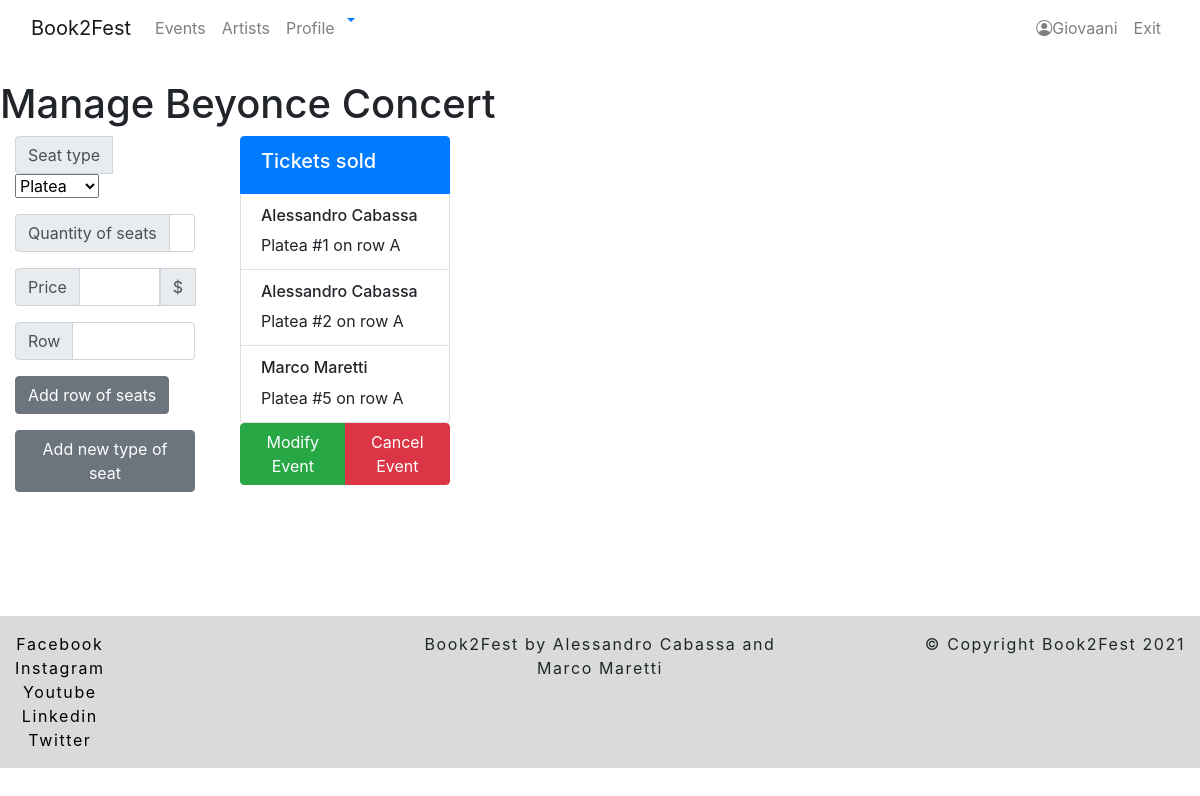
The app's page /book2fest/event/4/manage-seat (signed in), older data.
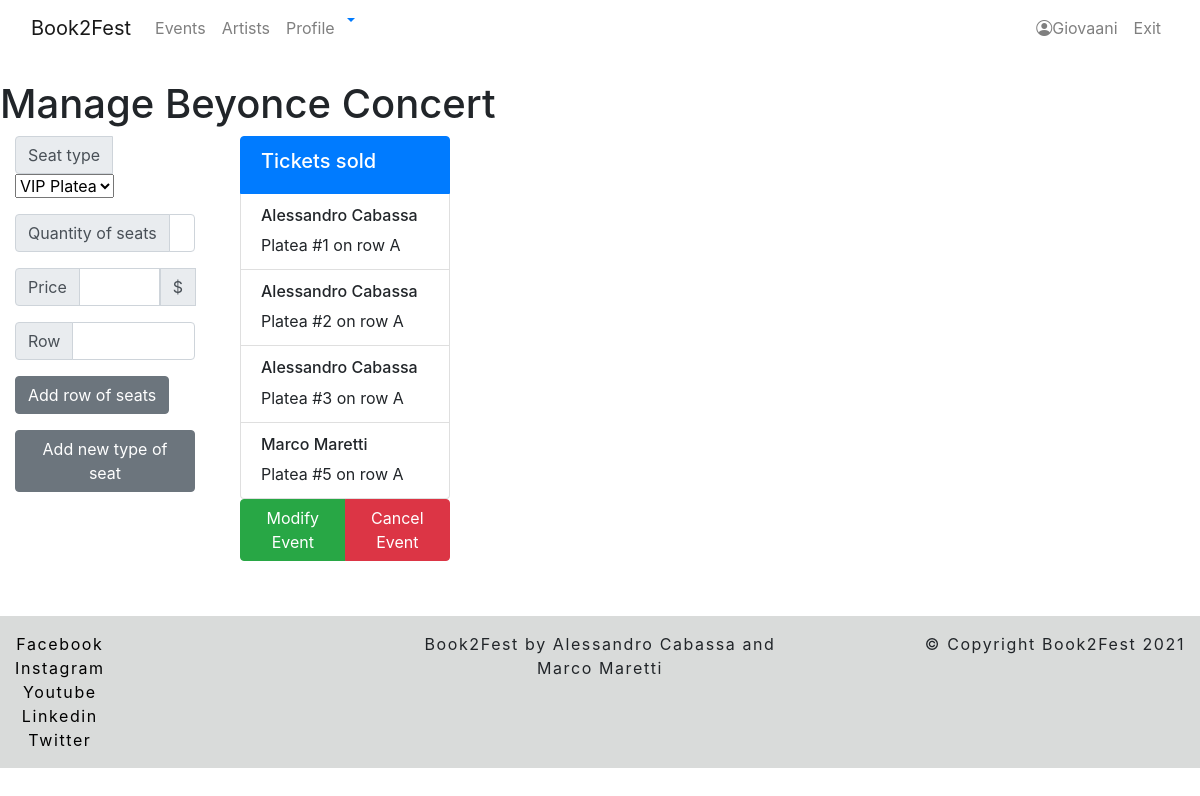
The same page, newer data.
### book2fest/models.py (models this page shows, shortened)
class Ticket(models.Model):
    seat = models.OneToOneField(Seat, related_name='ticket_seat', on_delete=models.CASCADE)
    user = models.ForeignKey(UserProfile, related_name="ticket_user", on_delete=models.CASCADE)
    delivery = models.ForeignKey(Delivery, related_name='ticket_delivery', on_delete=models.CASCADE)

class UserProfile(models.Model):
    user = models.OneToOneField(User, related_name='user_profile', on_delete=models.CASCADE)

class Seat(models.Model):   #TODO: i seats servono per tutti gli eventi?
    event = models.ForeignKey(EventProfile, related_name='seat_event', on_delete=models.CASCADE)
    name = models.CharField(max_length=32)
    row = models.CharField(max_length=1, blank=True)
    number = models.CharField(max_length=4, blank=True)
    price = models.FloatField()
    available = models.BooleanField(default=True)
    seat_type = models.ForeignKey(SeatType, related_name='seat_type', on_delete=models.CASCADE)

class SeatType(models.Model):
    name = models.CharField(max_length=32)

### book2fest/views.py (the view, shortened to what this page needs)
# urls.py: path('event/<int:pk>/manage-seat', ManageSeat.as_view(), name='manage-seat' ),
class ManageSeat(LoginRequiredMixin, OrganizerRequiredMixin, View):
    event_profile = None
    event_id = None
    def dispatch(self, request, *args, **kwargs):
        self.event_id = kwargs.get('pk')
        try:
            self.event_profile = EventProfile.objects.get(pk=self.event_id)
        except ObjectDoesNotExist:
            return redirect('homepage')  # TODO redirect to another page maybe
        return super(ManageSeat, self).dispatch(request, *args, **kwargs)
    def get(self, request, **kwargs):
        if self.profile == self.event_profile.user:
            seat_types = SeatType.objects.all()
            event_seats = Seat.objects.all().filter(event=self.event_profile)
            event_tickets = Ticket.objects.all().filter(seat__in=event_seats).order_by('seat__row','seat__number')
            context = {'event': self.event_profile, 'seat_types': seat_types, 'tickets':event_tickets}
            return render(request, 'book2fest/seat/create.html', context)
        else:
            return redirect('homepage') #TODO redirect to another page maybe

### book2fest/mixin.py (called while the page is built)
    def dispatch(self, request, *args, **kwargs):
        try:
            self.profile = OrganizerProfile.objects.get(user=request.user)
            return super().dispatch(request, *args, **kwargs)
        except ObjectDoesNotExist:
            messages.error(request, "You have no authorization to access this page." )
            return redirect('book2fest:user-profile')

### book2fest/templates/book2fest/seat/create.html (shortened to what the changed rows need)
{% extends 'base.html' %}
{% load crispy_forms_tags %}
{% block content %}
    <h1>Manage {{event.event_name}}</h1>
    {% if event.cancelled %}
        <h6> Event got cancelled </h6>
    {% else %}
        <main class="content">
            <div class="row row-cols-12 justify-content-center" style="width: 30rem;">
                <div class="col-6">
                    <form action="{% url 'book2fest:manage-seat' event.pk %}" method="POST" enctype="multipart/form-data">
                        <div class="col">
                            <div class="input-group mb-3">
                                <div class="input-group-prepend">
                                    <span class="input-group-text">Seat type</span>
                                </div>
                                <select class="form-select" name="seat_type" id="seat_type" aria-label="Default select example">
                                    {% for type in seat_types %}
                                        <option value="{{type.pk}}" selected> {{type.name}}</option>
                                    {% endfor %}
                                </select>
                            </div>
                            <div class="input-group mb-3">
                                <div class="input-group-prepend">
                                    <span class="input-group-text">Quantity of seats</span>
                                </div>
                                <input type="text" name="quantity"  class="form-control" id="quantity" value="" required>
                            </div>
                            <div class="input-group mb-3">
                                <div class="input-group-prepend">
                                    <span class="input-group-text">Price</span>
                                </div>
                                <input type="text" name="price" id="'price" class="form-control" aria-label="Amount (to the nearest dollar)" required>
                                <div class="input-group-prepend">
                                    <span class="input-group-text">$</span>
                                </div>
                            </div>
                            <div class="input-group mb-3">
                                <div class="input-group-prepend">
                                    <span class="input-group-text">Row</span>
                                </div>
                                <input type="text" name="row" id="row" class="form-control" aria-label="Amount (to the nearest dollar)" required>
                            </div>
                            <div class="input-group mb-3">
                                <button type="submit" class="btn btn-secondary">Add row of seats</button>
                            </div>
                        </div>
                    </form>
                    <div class="col">
                        <div class="input-group mb-3">
                            <a href="{% url 'book2fest:seat-type-create' %}" class="btn btn-secondary">Add new type of seat</a>
                        </div>
                    </div>
                </div>
                <div class="col-6" style="height: 30rem; overflow: scroll">
                    <ol class="list-group list-group-numbered" >
                        <li class="list-group-item d-flex justify-content-between align-items-start active">
                            <div class="ms-2 me-auto">
                                <div class="fw-bold"><h5>Tickets sold</h5></div>
                            </div>
                        </li>
                        {% for ticket in tickets %}
                            <li class="list-group-item d-flex justify-content-between align-items-start">
                                <div class="ms-2 me-auto">
                                    <div class="fw-bold"><h6>{{ ticket.user.user.first_name }} {{ ticket.user.user.last_name }}</h6></div>
                                    {{ ticket.seat.seat_type.name }} #{{ ticket.seat.number}} on row {{ ticket.seat.row }}
                                </div>
                            </li>
                        {% endfor %}
                    </ol>
                    <div class="btn-group">
                        <a href="{% url 'book2fest:event-update' event.pk %}" class="btn btn-success" aria-current="page">Modify Event</a>
                        <a href="{% url 'book2fest:event-cancel'  event.pk %}" class="btn btn-danger">Cancel Event </a>
                    </div>
                </div>
            </div>
        </main>
    {% endif %}
{% endblock %}

Row changes from the older to the newer data that the page shows:
added Ticket: user.user.first_name "Alessandro", user.user.last_name "Cabassa", seat.seat_type.name "Platea", seat.number "3", seat.row "A"
Text that changed along with them:
form field seat_type: "Platea" → "VIP Platea"
